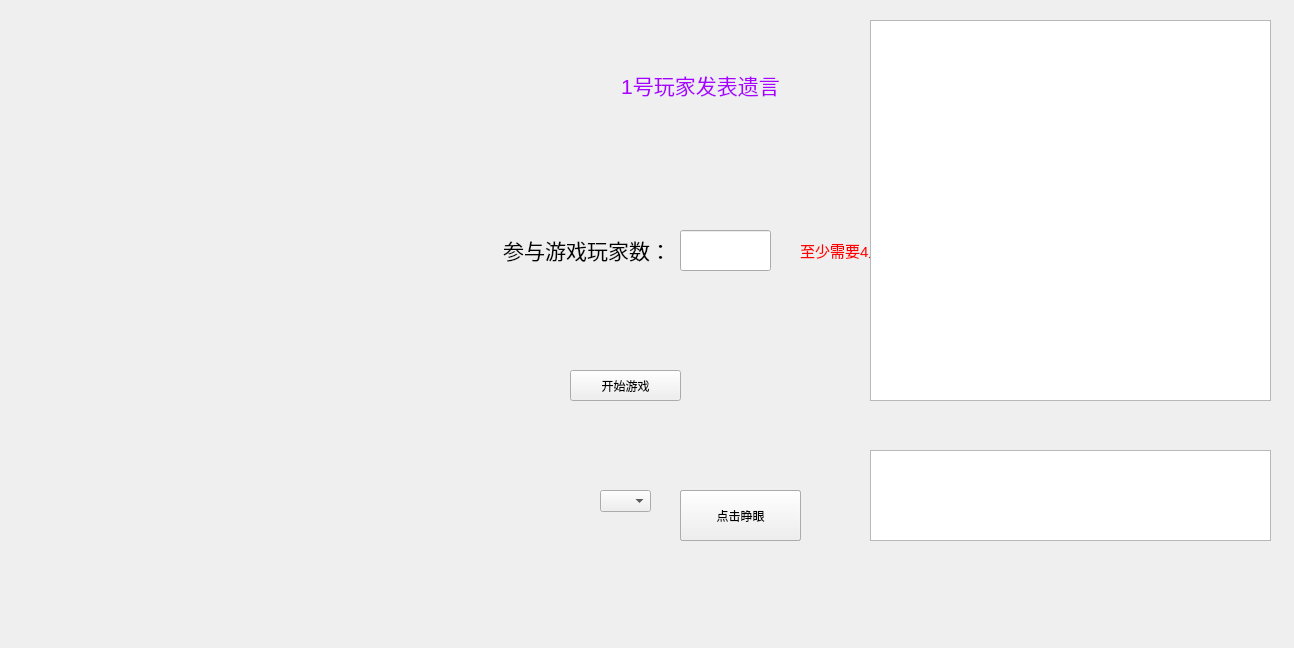
<?xml version="1.0" encoding="UTF-8"?>
<ui version="4.0">
 <class>Widget</class>
 <widget class="QWidget" name="Widget">
  <property name="geometry">
   <rect>
    <x>0</x>
    <y>0</y>
    <width>1294</width>
    <height>648</height>
   </rect>
  </property>
  <property name="windowTitle">
   <string>Widget</string>
  </property>
  <widget class="QLabel" name="txt">
   <property name="geometry">
    <rect>
     <x>450</x>
     <y>220</y>
     <width>221</width>
     <height>61</height>
    </rect>
   </property>
   <property name="text">
    <string>&lt;html&gt;&lt;head/&gt;&lt;body&gt;&lt;p&gt;&lt;span style=&quot; font-size:16pt;&quot;&gt;参与游戏玩家数：&lt;/span&gt;&lt;/p&gt;&lt;/body&gt;&lt;/html&gt;</string>
   </property>
   <property name="scaledContents">
    <bool>false</bool>
   </property>
   <property name="alignment">
    <set>Qt::AlignRight|Qt::AlignTrailing|Qt::AlignVCenter</set>
   </property>
   <property name="indent">
    <number>-1</number>
   </property>
  </widget>
  <widget class="QPushButton" name="start">
   <property name="geometry">
    <rect>
     <x>570</x>
     <y>370</y>
     <width>111</width>
     <height>31</height>
    </rect>
   </property>
   <property name="text">
    <string>开始游戏</string>
   </property>
  </widget>
  <widget class="QLineEdit" name="NUM">
   <property name="geometry">
    <rect>
     <x>680</x>
     <y>230</y>
     <width>91</width>
     <height>41</height>
    </rect>
   </property>
   <property name="inputMask">
    <string/>
   </property>
  </widget>
  <widget class="QLabel" name="warning">
   <property name="geometry">
    <rect>
     <x>800</x>
     <y>230</y>
     <width>211</width>
     <height>41</height>
    </rect>
   </property>
   <property name="text">
    <string>&lt;html&gt;&lt;head/&gt;&lt;body&gt;&lt;p&gt;&lt;span style=&quot; font-size:11pt; color:#ff0000;&quot;&gt;至少需要4人参与哦！！！&lt;/span&gt;&lt;/p&gt;&lt;/body&gt;&lt;/html&gt;</string>
   </property>
  </widget>
  <widget class="QTextBrowser" name="textBrowser">
   <property name="geometry">
    <rect>
     <x>870</x>
     <y>20</y>
     <width>401</width>
     <height>381</height>
    </rect>
   </property>
  </widget>
  <widget class="QTextEdit" name="textEdit">
   <property name="geometry">
    <rect>
     <x>870</x>
     <y>450</y>
     <width>401</width>
     <height>91</height>
    </rect>
   </property>
  </widget>
  <widget class="QPushButton" name="submit">
   <property name="geometry">
    <rect>
     <x>680</x>
     <y>490</y>
     <width>121</width>
     <height>51</height>
    </rect>
   </property>
   <property name="text">
    <string>发言完毕</string>
   </property>
  </widget>
  <widget class="QLabel" name="prompt">
   <property name="geometry">
    <rect>
     <x>550</x>
     <y>50</y>
     <width>301</width>
     <height>71</height>
    </rect>
   </property>
   <property name="text">
    <string>&lt;html&gt;&lt;head/&gt;&lt;body&gt;&lt;p align=&quot;center&quot;&gt;&lt;span style=&quot; font-size:16pt; color:#aa00ff;&quot;&gt;1号玩家发表遗言&lt;/span&gt;&lt;/p&gt;&lt;/body&gt;&lt;/html&gt;</string>
   </property>
  </widget>
  <widget class="QComboBox" name="voteBox">
   <property name="geometry">
    <rect>
     <x>600</x>
     <y>490</y>
     <width>51</width>
     <height>22</height>
    </rect>
   </property>
  </widget>
  <widget class="QPushButton" name="voteSubmit">
   <property name="geometry">
    <rect>
     <x>680</x>
     <y>490</y>
     <width>121</width>
     <height>51</height>
    </rect>
   </property>
   <property name="text">
    <string>确认选择</string>
   </property>
  </widget>
  <widget class="QPushButton" name="eyeOpen">
   <property name="geometry">
    <rect>
     <x>680</x>
     <y>490</y>
     <width>121</width>
     <height>51</height>
    </rect>
   </property>
   <property name="text">
    <string>点击睁眼</string>
   </property>
  </widget>
 </widget>
 <layoutdefault spacing="6" margin="11"/>
 <resources/>
 <connections/>
</ui>
